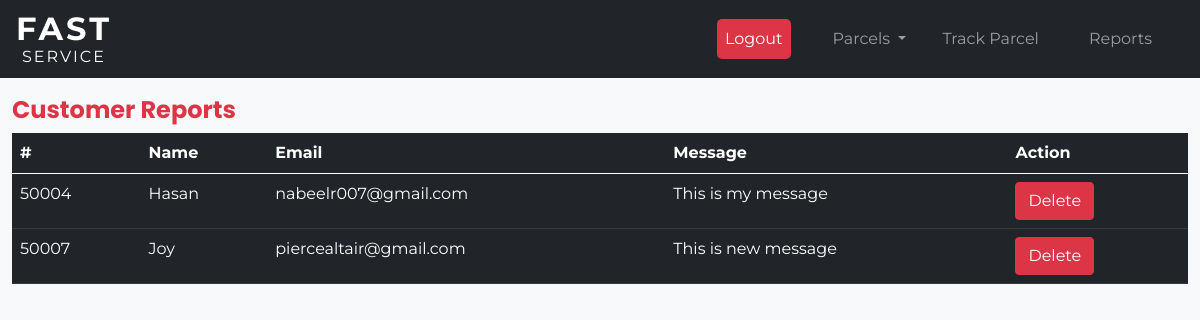
/admin/report.php (signed in), run on the app's committed database.
### tables this page shows
CREATE TABLE `report` (
  `ID` int(25) NOT NULL,
  `name` varchar(25) NOT NULL,
  `email` varchar(25) NOT NULL,
  `message` varchar(200) NOT NULL
);

### admin/report.php (the view)
<?php include 'header.php'
?>
<div class="container-fluid mx-10 mt-5 bg-light h-100">
    <br>
    <br>
    <h4 class="fs-4 text-danger fw-bold">Customer Reports</h4>
    <table class="table table-dark table-hover">
        <thead>
            <tr>
                <th scope="col">#</th>
                <th scope="col">Name</th>
                <th scope="col">Email</th>
                <th scope="col">Message</th>
                <th scope="col">Action</th>
            </tr>
        </thead>
        <tbody>
            <?php include 'connection.php';
            $sql = "select *from report";
            $result =  mysqli_query($conn, $sql);
            if (mysqli_num_rows($result) > 0) {
                while ($row = mysqli_fetch_assoc($result)) {
            ?>
                    <tr>
                        <td>
                            <?php echo   $row["ID"]; ?>
                        </td>
                        <td>
                            <?php echo '<div class="text-capitalize" >' . $row["name"] . '</div>'; ?>
                        </td>
                        <td>
                            <?php echo     $row["email"]; ?>
                        </td>
                        <td>
                            <?php echo    $row["message"]; ?>
                        </td>
                        <td>
                            <a class="btn btn-danger" role="button" href="delete_report.php?ID=<?php echo $row['ID']; ?>">Delete</a>
                        </td>
                    </tr>
            <?php
                }
            } else {
                echo "0 results";
            }
            ?>
        </tbody>
    </table>
</div>

### admin/style.css (style rules this page uses)
html, body { width: 100%; height: 100%; margin: 0 auto; }
body { font-family: "Montserrat", sans-serif; }
h1, h2, h3, h4, h5, h6 { font-family: "Poppins", sans-serif; }

### data on the page
report: ID "50004", name "Hasan", email "nabeelr007@gmail.com", message "This is my message"
report: ID "50007", name "Joy", email "piercealtair@gmail.com", message "This is new message"
